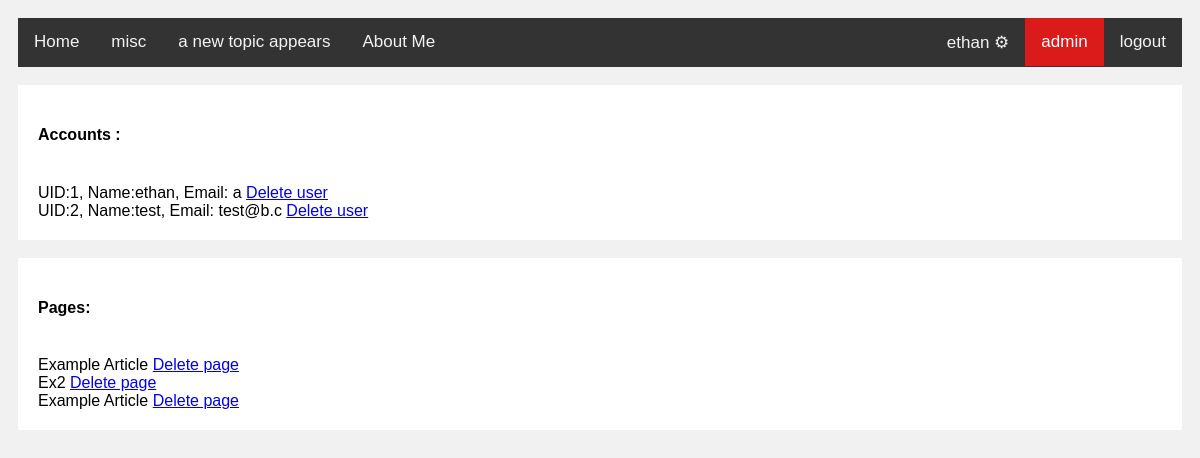
The app's page /admin (signed in), older data.
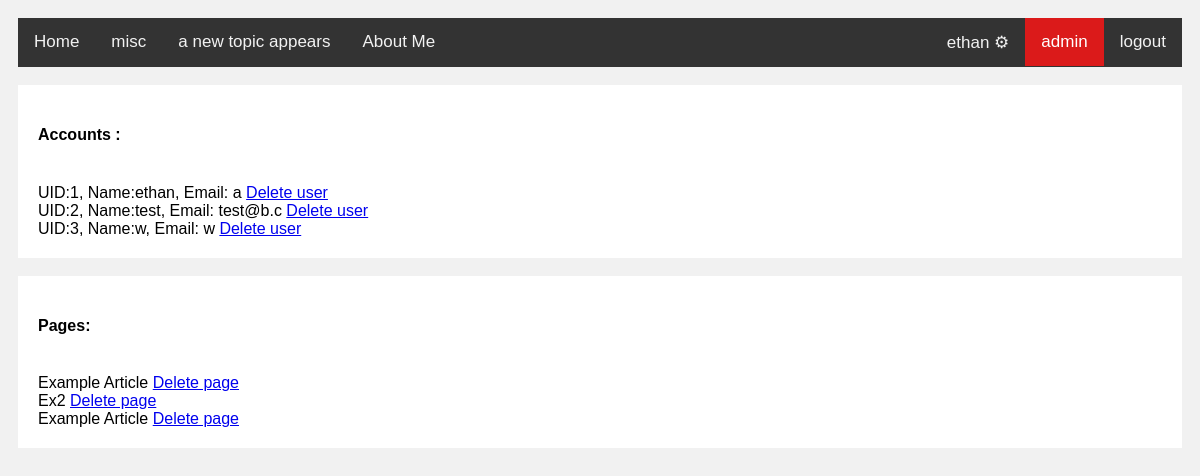
The same page, newer data.
### user/vanilla.py (models this page shows, shortened)
class User(UserMixin, db.Model):
    __tablename__ = "User"
    id = db.Column(db.Integer, primary_key=True)
    email = db.Column(db.String(100), unique=True)
    password = db.Column(db.String(100))
    name = db.Column(db.String(100))
    comments = db.relationship('Comment', backref ='usr', lazy='dynamic', primaryjoin="User.id == Comment.poster")

class Post(db.Model):
    __tablename__ = "Post"
    id = db.Column(db.Integer, primary_key=True)
    topic = db.Column(db.String())
    title = db.Column(db.String())
    picture = db.Column(db.String())
    body = db.Column(db.String())
    para = db.Column(db.String())
    date = db.Column(db.String())

### user/vanilla.py (the view)
@ap.route('/admin')
@login_required
def admin():
    if is_admin() == False:
        return redirect('/mypage')
    users = User.query.all()
    return render_template("admin.html",title='admin',users=users)

### user/vanilla.py (called while the page is built)
@login_manager.user_loader
def load_user(id):
    return User.query.get(int(id))

def is_admin():
    if current_user.email != 'a':
        return False
    return True

@ap.context_processor
def giveFunctions():
    def getPosts(url=None):
        if url is not None:
            posts = Post.query.filter_by(topic=url).all()
        else:
            posts = Post.query.all()
        return posts
    def getTopics():
        topics = Post.query.with_entities(Post.topic).distinct()
        return topics
    def getComments(z):
        comments = Comment.query.filter_by(article=z)
        return comments
    def getFiles():
        x=[]
        uploadedfiles= os.listdir('static/')
        for z in uploadedfiles:
            x.append(str(z))
        return x
    return dict(getPosts=getPosts,getTopics=getTopics,getComments=getComments,getFiles=getFiles)

### user/templates/admin.html
{% extends 'base.html' %}
{% block content %}
    <div class = 'card'>
        <h4>Accounts :</h4><br>
        {% for user in users %}
            UID:{{user.id}}, Name:{{user.name}}, Email: {{user.email}}
            <a href = "/admin/user/{{user.id}}"> Delete user </a><br>
        {% endfor %}
    </div><br>
    <div class = "card">
        <h4>Pages: </h4><br>
        {% for page in getPosts()%}
            {{page.title}}
            <a href = "/admin/post/{{page.id}}"> Delete page </a><br>
        {% endfor %}
    </div><br>
{% endblock %}

### user/templates/base.html (shortened to what this page needs)
<!doctype html>
<html>
    <head>
        <link rel="stylesheet" href ="{{ url_for('static', filename='style.css')}}">
    </head>
    <body>
        <header>
            {% include 'nav.html' %}
        </header>
        <br>
        {% block content %}{% endblock %}
    </body>
</html>

### user/templates/nav.html
<div class = "topnav">
    <a href="/"{% if request.path == '/'%} class = 'current'{% endif %}>Home</a>
    {% for topic in getTopics() %}
    <a href = "/{{topic.topic}}"{% if request.path == "/" + topic.topic %} class = 'current' {% endif %}> {{topic.topic}}</a>
    {% endfor %}
    <a href = "/About"{% if request.path == '/About'%} class = 'current'{% endif %}>About Me</a>
    <div style='float:right'>
    {% if current_user.name == "Not Logged in"%}
        <a href="/register"{% if request.path == '/register'%} class = 'current'{% endif %} >register</a>
        <a href="/mypage"{% if request.path == '/mypage'%} class = 'current'{% endif %}  >{{current_user.name}} ⚙ </a>
    {% else %}
        <a href="/mypage"{% if request.path == '/mypage'%} class = 'current'{% endif %} >{{current_user.name}} ⚙ </a>
        {% include 'navadmin.html' %}
        <a href="/logout"{% if request.path == '/logout'%} class = 'current'{% endif %} >logout</a>
    {% endif %}
</div>
</div>

### user/templates/navadmin.html
{% if current_user.id == 2 %}
<div class = 'dropd'>
    <button class = 'dropb'>Admin Pages</button>
    <div class = 'dropc'>
        <a href="/admin"{% if request.path == '/admin'%} class = 'current'{% endif %}>admin</a>
        <a href= "/create">Create </a>
        <a href='/control'>Controller</a>
        <a href='/vid'>Camera View</a>
        <a href="/files">Access files</a>
    </div>
</div>
{% else %}
<a href="/admin"{% if request.path == '/admin'%} class = 'current'{% endif %}>admin</a>
{% endif %}

### user/static/style.css (style rules this page uses)
.topnav { background-color: #333; overflow: hidden; }
.topnav a, .topnav button { float: left; color: #f2f2f2; text-align: center; padding: 14px 16px; text-decoration: none; font-size: 17px; }
.topnav a.current { background-color: #db1a1a; color: white; }
.current { background-color: #db1a1a; color: white; }
.card { background-color: white; padding: 20px; }
body { background-color: #f1f1f1; font-family: Arial; padding: 10px; }

Row changes from the older to the newer data that the page shows:
added User: id "3", name "w", email "w"
